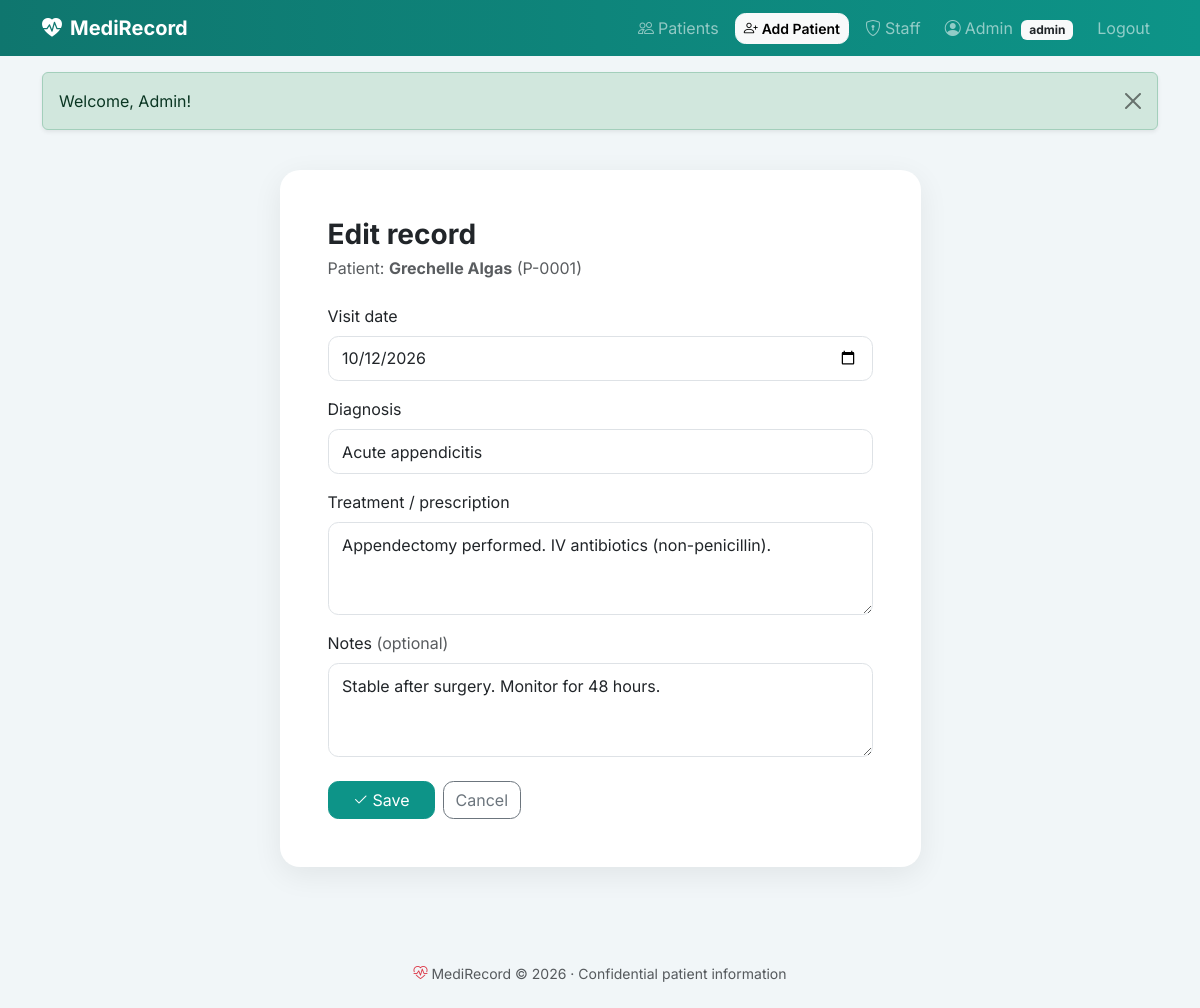
The app's page /record_form.php?id=1 (signed in) with its own data.
### tables this page shows
CREATE TABLE patients (
  id INT AUTO_INCREMENT PRIMARY KEY,
  first_name VARCHAR(50) NOT NULL,
  last_name VARCHAR(50) NOT NULL,
  birth_date DATE NOT NULL,
  gender VARCHAR(10) NOT NULL,
  blood_type VARCHAR(10) NOT NULL DEFAULT 'Unknown',
  phone VARCHAR(20) NOT NULL,
  emergency_contact VARCHAR(100) NOT NULL,
  address VARCHAR(150) NOT NULL,
  allergies VARCHAR(200) NOT NULL DEFAULT '',
  status ENUM('outpatient','admitted','discharged') NOT NULL DEFAULT 'outpatient',
  created_by INT NULL,
  created_at TIMESTAMP DEFAULT CURRENT_TIMESTAMP,
  FOREIGN KEY (created_by) REFERENCES users(id) ON DELETE SET NULL
);

CREATE TABLE records (
  id INT AUTO_INCREMENT PRIMARY KEY,
  patient_id INT NOT NULL,
  user_id INT NULL,
  visit_date DATE NOT NULL,
  diagnosis VARCHAR(150) NOT NULL,
  treatment TEXT NOT NULL,
  notes TEXT NOT NULL,
  created_at TIMESTAMP DEFAULT CURRENT_TIMESTAMP,
  FOREIGN KEY (patient_id) REFERENCES patients(id) ON DELETE CASCADE,
  FOREIGN KEY (user_id) REFERENCES users(id) ON DELETE SET NULL
);

### config.php (called while the page is built, shortened)
<?php
function e($text) {
    return htmlspecialchars((string)$text, ENT_QUOTES, 'UTF-8');
}
function patient_no($id) {
    return 'P-' . str_pad($id, 4, '0', STR_PAD_LEFT);
}

### record_form.php (the view, shortened to what this page needs)
<?php
require_once 'config.php';
$id = (int)($_GET['id'] ?? 0);
$r = ['visit_date' => date('Y-m-d'), 'diagnosis' => '', 'treatment' => '', 'notes' => ''];
if ($id) {
    $stmt = $db->prepare('SELECT * FROM records WHERE id = ?');
    $stmt->bind_param('i', $id);
    $stmt->execute();
    $r = $stmt->get_result()->fetch_assoc();
    $patient_id = $r['patient_id'];
} else {
    $patient_id = (int)($_GET['patient_id'] ?? 0);
}
$stmt = $db->prepare('SELECT id, first_name, last_name FROM patients WHERE id = ?');
$stmt->bind_param('i', $patient_id);
$stmt->execute();
$patient = $stmt->get_result()->fetch_assoc();
include 'header.php';
?>
<div class="container py-4">
<div class="row justify-content-center">
  <div class="col-lg-7">
    <div class="card form-card"><div class="card-body p-4 p-md-5">
      <h3 class="fw-bold mb-1"><?= $id ? 'Edit record' : 'Add medical record' ?></h3>
      <p class="text-muted mb-4">Patient: <strong><?= e($patient['first_name'] . ' ' . $patient['last_name']) ?></strong> (<?= patient_no($patient['id']) ?>)</p>
      <form method="post" class="needs-check" novalidate>
        <div class="mb-3"><label class="form-label">Visit date</label>
          <input class="form-control" type="date" name="visit_date" required max="<?= date('Y-m-d') ?>" value="<?= e($r['visit_date']) ?>">
          <div class="invalid-feedback">Pick a date (not in the future).</div></div>
        <div class="mb-3"><label class="form-label">Diagnosis</label>
          <input class="form-control" name="diagnosis" required maxlength="150" value="<?= e($r['diagnosis']) ?>">
          <div class="invalid-feedback">Please enter a diagnosis.</div></div>
        <div class="mb-3"><label class="form-label">Treatment / prescription</label>
          <textarea class="form-control" name="treatment" rows="3" required><?= e($r['treatment']) ?></textarea>
          <div class="invalid-feedback">Please describe the treatment.</div></div>
        <div class="mb-4"><label class="form-label">Notes <span class="text-muted">(optional)</span></label>
          <textarea class="form-control" name="notes" rows="3"><?= e($r['notes']) ?></textarea></div>
        <div class="d-flex gap-2">
          <button class="btn btn-primary px-4"><i class="bi bi-check2 me-1"></i>Save</button>
          <a class="btn btn-outline-secondary" href="patient_view.php?id=<?= $patient_id ?>">Cancel</a>
        </div>
      </form>
    </div></div>
  </div>
</div>
</div>
<?php include 'footer.php'; ?>

### style.css (style rules this page uses)
:root { --brand: #0d9488; --brand-dark: #0f766e; }
body { font-family: 'Inter', sans-serif; background: #f1f6f8; color: #1f2937; }
.form-card { border: 0; border-radius: 1.25rem; box-shadow: 0 8px 30px rgba(0,0,0,.07); }
.form-control, .form-select { border-radius: .65rem; padding: .6rem .85rem; }
.btn { border-radius: .65rem; }
.btn-primary { background: var(--brand); border-color: var(--brand); }

### records on screen
patients: first_name+last_name "Grechelle Algas", id "P-0001"
records: visit_date "10/12/2026", diagnosis "Acute appendicitis", treatment "Appendectomy performed. IV antibiotics (non-penicillin).", notes "Stable after surgery. Monitor for 48 hours."

### other values on screen
$_SESSION['user']['name'] "Admin"
$_SESSION['user']['role'] "admin"
$_SESSION['flash']['message'] "Welcome, Admin!"
